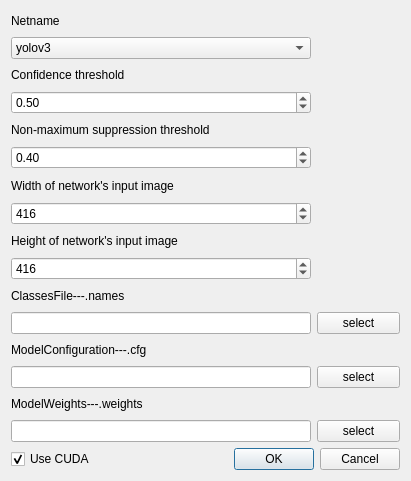
<?xml version="1.0" encoding="UTF-8"?>
<ui version="4.0">
 <class>SetNetDialog</class>
 <widget class="QDialog" name="SetNetDialog">
  <property name="geometry">
   <rect>
    <x>0</x>
    <y>0</y>
    <width>410</width>
    <height>481</height>
   </rect>
  </property>
  <property name="windowTitle">
   <string>Dialog</string>
  </property>
  <layout class="QGridLayout" name="gridLayout">
   <item row="0" column="0">
    <widget class="QLabel" name="label_8">
     <property name="text">
      <string>Netname</string>
     </property>
    </widget>
   </item>
   <item row="1" column="0">
    <widget class="QComboBox" name="cbx_choose_net">
     <property name="sizePolicy">
      <sizepolicy hsizetype="Expanding" vsizetype="Fixed">
       <horstretch>0</horstretch>
       <verstretch>0</verstretch>
      </sizepolicy>
     </property>
     <property name="minimumSize">
      <size>
       <width>300</width>
       <height>0</height>
      </size>
     </property>
     <item>
      <property name="text">
       <string>yolov3</string>
      </property>
     </item>
     <item>
      <property name="text">
       <string>yolov4</string>
      </property>
     </item>
     <item>
      <property name="text">
       <string>yolov4-fastest</string>
      </property>
     </item>
     <item>
      <property name="text">
       <string>yolobile</string>
      </property>
     </item>
    </widget>
   </item>
   <item row="1" column="1">
    <spacer name="horizontalSpacer_5">
     <property name="orientation">
      <enum>Qt::Horizontal</enum>
     </property>
     <property name="sizeType">
      <enum>QSizePolicy::MinimumExpanding</enum>
     </property>
     <property name="sizeHint" stdset="0">
      <size>
       <width>77</width>
       <height>20</height>
      </size>
     </property>
    </spacer>
   </item>
   <item row="2" column="0">
    <widget class="QLabel" name="label">
     <property name="text">
      <string>Confidence threshold</string>
     </property>
    </widget>
   </item>
   <item row="3" column="0">
    <widget class="QDoubleSpinBox" name="dsb_confidence_threshold">
     <property name="sizePolicy">
      <sizepolicy hsizetype="Expanding" vsizetype="Fixed">
       <horstretch>0</horstretch>
       <verstretch>0</verstretch>
      </sizepolicy>
     </property>
     <property name="minimumSize">
      <size>
       <width>300</width>
       <height>0</height>
      </size>
     </property>
     <property name="decimals">
      <number>2</number>
     </property>
     <property name="maximum">
      <double>1.000000000000000</double>
     </property>
     <property name="singleStep">
      <double>0.010000000000000</double>
     </property>
     <property name="value">
      <double>0.500000000000000</double>
     </property>
    </widget>
   </item>
   <item row="3" column="1">
    <spacer name="horizontalSpacer">
     <property name="orientation">
      <enum>Qt::Horizontal</enum>
     </property>
     <property name="sizeType">
      <enum>QSizePolicy::MinimumExpanding</enum>
     </property>
     <property name="sizeHint" stdset="0">
      <size>
       <width>83</width>
       <height>19</height>
      </size>
     </property>
    </spacer>
   </item>
   <item row="4" column="0">
    <widget class="QLabel" name="label_2">
     <property name="text">
      <string>Non-maximum suppression threshold</string>
     </property>
    </widget>
   </item>
   <item row="5" column="0">
    <widget class="QDoubleSpinBox" name="dsb_nonman_suppression_threshold">
     <property name="minimumSize">
      <size>
       <width>300</width>
       <height>0</height>
      </size>
     </property>
     <property name="maximum">
      <double>1.000000000000000</double>
     </property>
     <property name="singleStep">
      <double>0.010000000000000</double>
     </property>
     <property name="value">
      <double>0.400000000000000</double>
     </property>
    </widget>
   </item>
   <item row="5" column="1">
    <spacer name="horizontalSpacer_2">
     <property name="orientation">
      <enum>Qt::Horizontal</enum>
     </property>
     <property name="sizeType">
      <enum>QSizePolicy::MinimumExpanding</enum>
     </property>
     <property name="sizeHint" stdset="0">
      <size>
       <width>83</width>
       <height>20</height>
      </size>
     </property>
    </spacer>
   </item>
   <item row="6" column="0">
    <widget class="QLabel" name="label_3">
     <property name="text">
      <string>Width of network's input image</string>
     </property>
    </widget>
   </item>
   <item row="7" column="0">
    <widget class="QSpinBox" name="sb_width_new_input_img">
     <property name="minimumSize">
      <size>
       <width>300</width>
       <height>0</height>
      </size>
     </property>
     <property name="maximum">
      <number>1024</number>
     </property>
     <property name="value">
      <number>416</number>
     </property>
    </widget>
   </item>
   <item row="7" column="1">
    <spacer name="horizontalSpacer_3">
     <property name="orientation">
      <enum>Qt::Horizontal</enum>
     </property>
     <property name="sizeType">
      <enum>QSizePolicy::MinimumExpanding</enum>
     </property>
     <property name="sizeHint" stdset="0">
      <size>
       <width>83</width>
       <height>19</height>
      </size>
     </property>
    </spacer>
   </item>
   <item row="8" column="0">
    <widget class="QLabel" name="label_4">
     <property name="text">
      <string>Height of network's input image</string>
     </property>
    </widget>
   </item>
   <item row="9" column="0">
    <widget class="QSpinBox" name="sb_height_new_input_img">
     <property name="minimumSize">
      <size>
       <width>300</width>
       <height>0</height>
      </size>
     </property>
     <property name="maximum">
      <number>1024</number>
     </property>
     <property name="value">
      <number>416</number>
     </property>
    </widget>
   </item>
   <item row="9" column="1">
    <spacer name="horizontalSpacer_4">
     <property name="orientation">
      <enum>Qt::Horizontal</enum>
     </property>
     <property name="sizeType">
      <enum>QSizePolicy::MinimumExpanding</enum>
     </property>
     <property name="sizeHint" stdset="0">
      <size>
       <width>83</width>
       <height>20</height>
      </size>
     </property>
    </spacer>
   </item>
   <item row="10" column="0">
    <widget class="QLabel" name="label_5">
     <property name="text">
      <string>ClassesFile---.names</string>
     </property>
    </widget>
   </item>
   <item row="11" column="0">
    <widget class="QLineEdit" name="le_names_pth">
     <property name="minimumSize">
      <size>
       <width>300</width>
       <height>0</height>
      </size>
     </property>
    </widget>
   </item>
   <item row="11" column="1">
    <widget class="QPushButton" name="btn_select_names">
     <property name="text">
      <string>select</string>
     </property>
    </widget>
   </item>
   <item row="12" column="0">
    <widget class="QLabel" name="label_6">
     <property name="text">
      <string>ModelConfiguration---.cfg</string>
     </property>
    </widget>
   </item>
   <item row="13" column="0">
    <widget class="QLineEdit" name="le_cfg_pth">
     <property name="minimumSize">
      <size>
       <width>300</width>
       <height>0</height>
      </size>
     </property>
    </widget>
   </item>
   <item row="13" column="1">
    <widget class="QPushButton" name="btn_select_cfg">
     <property name="text">
      <string>select</string>
     </property>
    </widget>
   </item>
   <item row="14" column="0">
    <widget class="QLabel" name="label_7">
     <property name="text">
      <string>ModelWeights---.weights</string>
     </property>
    </widget>
   </item>
   <item row="15" column="0">
    <widget class="QLineEdit" name="le_weights_pth">
     <property name="minimumSize">
      <size>
       <width>300</width>
       <height>0</height>
      </size>
     </property>
    </widget>
   </item>
   <item row="15" column="1">
    <widget class="QPushButton" name="btn_select_weights">
     <property name="text">
      <string>select</string>
     </property>
    </widget>
   </item>
   <item row="16" column="0" colspan="2">
    <layout class="QHBoxLayout" name="horizontalLayout">
     <item>
      <widget class="QCheckBox" name="cb_use_cuda">
       <property name="text">
        <string>Use CUDA</string>
       </property>
       <property name="checked">
        <bool>true</bool>
       </property>
      </widget>
     </item>
     <item>
      <widget class="QDialogButtonBox" name="buttonBox">
       <property name="orientation">
        <enum>Qt::Horizontal</enum>
       </property>
       <property name="standardButtons">
        <set>QDialogButtonBox::Cancel|QDialogButtonBox::Ok</set>
       </property>
      </widget>
     </item>
    </layout>
   </item>
  </layout>
 </widget>
 <resources/>
 <connections>
  <connection>
   <sender>buttonBox</sender>
   <signal>accepted()</signal>
   <receiver>SetNetDialog</receiver>
   <slot>accept()</slot>
   <hints>
    <hint type="sourcelabel">
     <x>248</x>
     <y>254</y>
    </hint>
    <hint type="destinationlabel">
     <x>157</x>
     <y>274</y>
    </hint>
   </hints>
  </connection>
  <connection>
   <sender>buttonBox</sender>
   <signal>rejected()</signal>
   <receiver>SetNetDialog</receiver>
   <slot>reject()</slot>
   <hints>
    <hint type="sourcelabel">
     <x>316</x>
     <y>260</y>
    </hint>
    <hint type="destinationlabel">
     <x>286</x>
     <y>274</y>
    </hint>
   </hints>
  </connection>
 </connections>
</ui>
